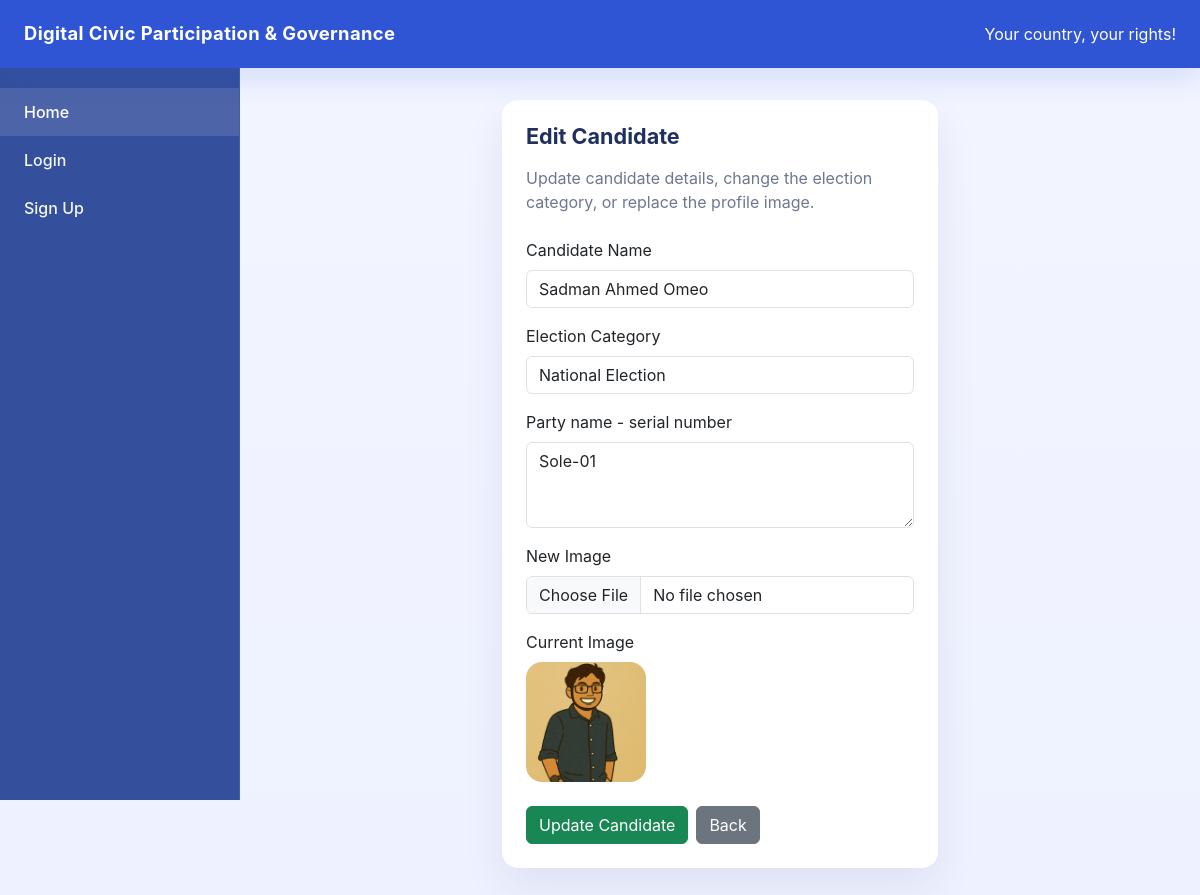
The app's page /candidates/edit/1 with its own data.
### models/candidate.py (models this page shows)
class Candidate(db.Model):
    __tablename__ = "candidate"
    id = db.Column(db.Integer, primary_key=True)
    name = db.Column(db.String(100), nullable=False)
    category = db.Column(db.String(100), nullable=False)
    description = db.Column(db.String(500), nullable=True)
    image = db.Column(db.String(200), nullable=True)

### routes/candidate_routes.py (the view)
@c_bp.route("/edit/<int:candidate_id>", methods=["GET"])
def edit_candidate_page(candidate_id):
    candidate = Candidate.query.get(candidate_id)
    if not candidate:
        return "Candidate Not Found", 404
    return render_template("edit_candidate.html", candidate=candidate)

### app.py (called while the page is built, shortened)
@app.context_processor
def inject_notification_count():
    unread_notification_count = 0
    current_user = None  # added
    voter_id = session.get("user_id")
    return dict(unread_notification_count=unread_notification_count, current_user=current_user)

### templates/edit_candidate.html
{% extends "base.html" %}
{% block content %}
<div class="row justify-content-center">
    <div class="col-xl-6 col-lg-8">
        <div class="card card-smooth">
            <div class="card-body p-4">
                <h1 class="section-title mb-3">Edit Candidate</h1>
                <p class="page-intro mb-4">Update candidate details, change the election category, or replace the profile image.</p>
                <form action="{{ url_for('c_bp.update_candidate', candidate_id=candidate.id) }}" method="POST" enctype="multipart/form-data">
                    <div class="mb-3">
                        <label class="form-label">Candidate Name</label>
                        <input type="text" name="name" class="form-control" value="{{ candidate.name }}" required>
                    </div>
                    <div class="mb-3">
                        <label class="form-label">Election Category</label>
                        <input type="text" name="category" class="form-control" value="{{ candidate.category }}" required>
                    </div>
                    <div class="mb-3">
                        <label class="form-label">Party name - serial number</label>
                        <textarea name="description" class="form-control" rows="3" placeholder="BNP-03">{{ candidate.description }}</textarea>
                    </div>
                    <div class="mb-3">
                        <label class="form-label">New Image</label>
                        <input type="file" name="image" class="form-control">
                    </div>
                    {% if candidate.image %}
                        <div class="mb-4">
                            <p class="mb-2">Current Image</p>
                            <img src="{{ url_for('static', filename='uploads/' + candidate.image) }}" class="rounded-4" width="120" height="120" style="object-fit: cover;">
                        </div>
                    {% endif %}
                    <div class="d-flex gap-2 flex-wrap">
                        <button type="submit" class="btn btn-success">Update Candidate</button>
                        <a href="{{ url_for('c_bp.candidates_page') }}" class="btn btn-secondary">Back</a>
                    </div>
                </form>
            </div>
        </div>
    </div>
</div>
{% endblock %}

### templates/base.html (style rules this page uses)
:root { --brand: #2f55d4; --brand-soft: #edf0ff; --surface: #ffffff; --surface-soft: #f4f6ff; --text: #1f305f; --muted: #6d7790; }
body { margin: 0; min-height: 100vh; background: linear-gradient(180deg, #f3f5ff 0%, #eef1ff 100%); font-family: Inter, system-ui, -apple-system, BlinkMacSystemFont, "Segoe UI", sans-serif; color: var(--text); }
.card-smooth { border: 0; border-radius: 1rem; background: var(--surface); box-shadow: 0 18px 40px rgba(23, 45, 92, 0.08); }
.section-title { font-size: 1.35rem; font-weight: 700; margin-bottom: 1.25rem; color: var(--text); }
.page-intro { color: var(--muted); margin-bottom: 1.75rem; }

### records on screen
Candidate: name "Sadman Ahmed Omeo", category "National Election", description "Sole-01", image (picture)
